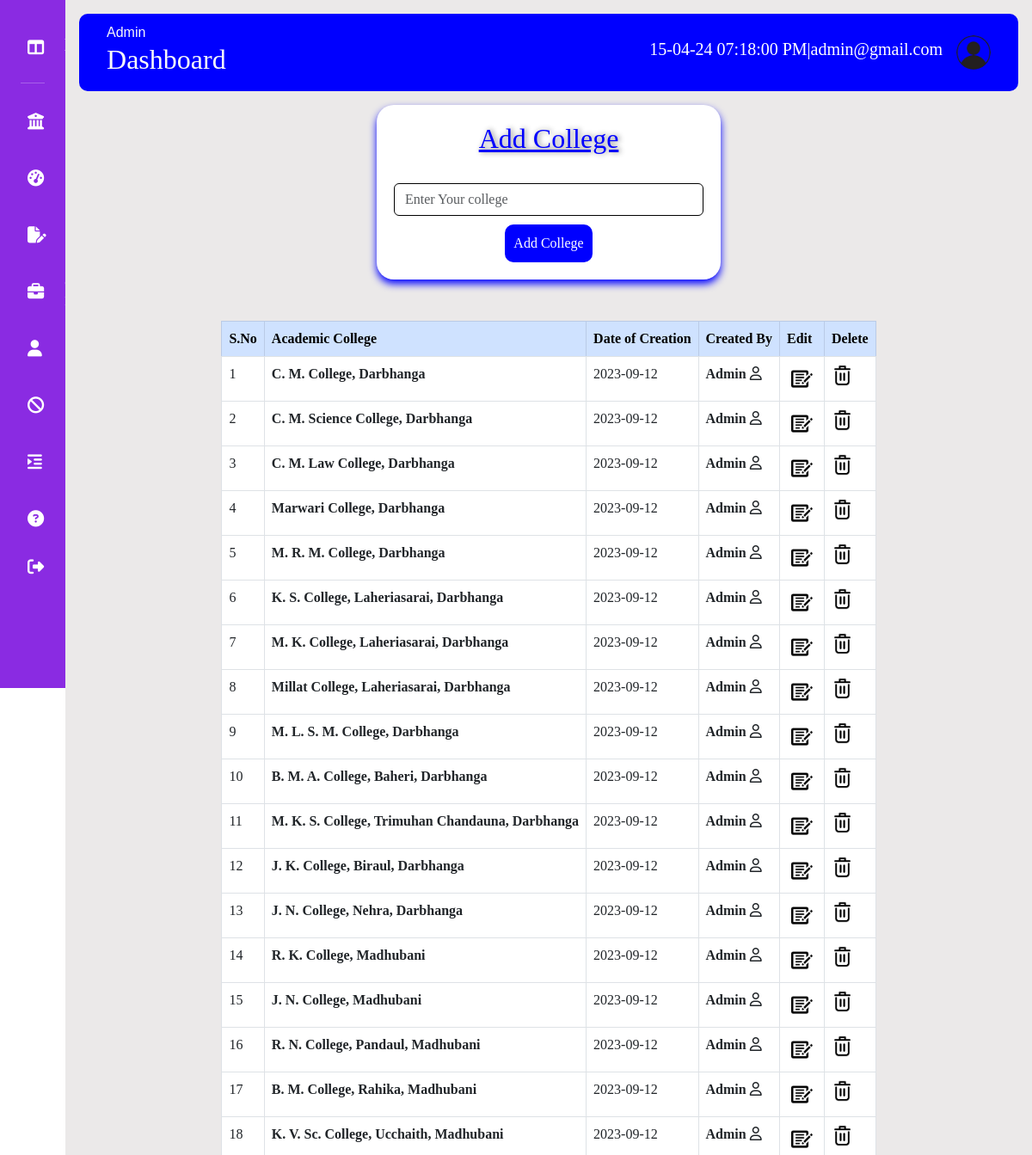
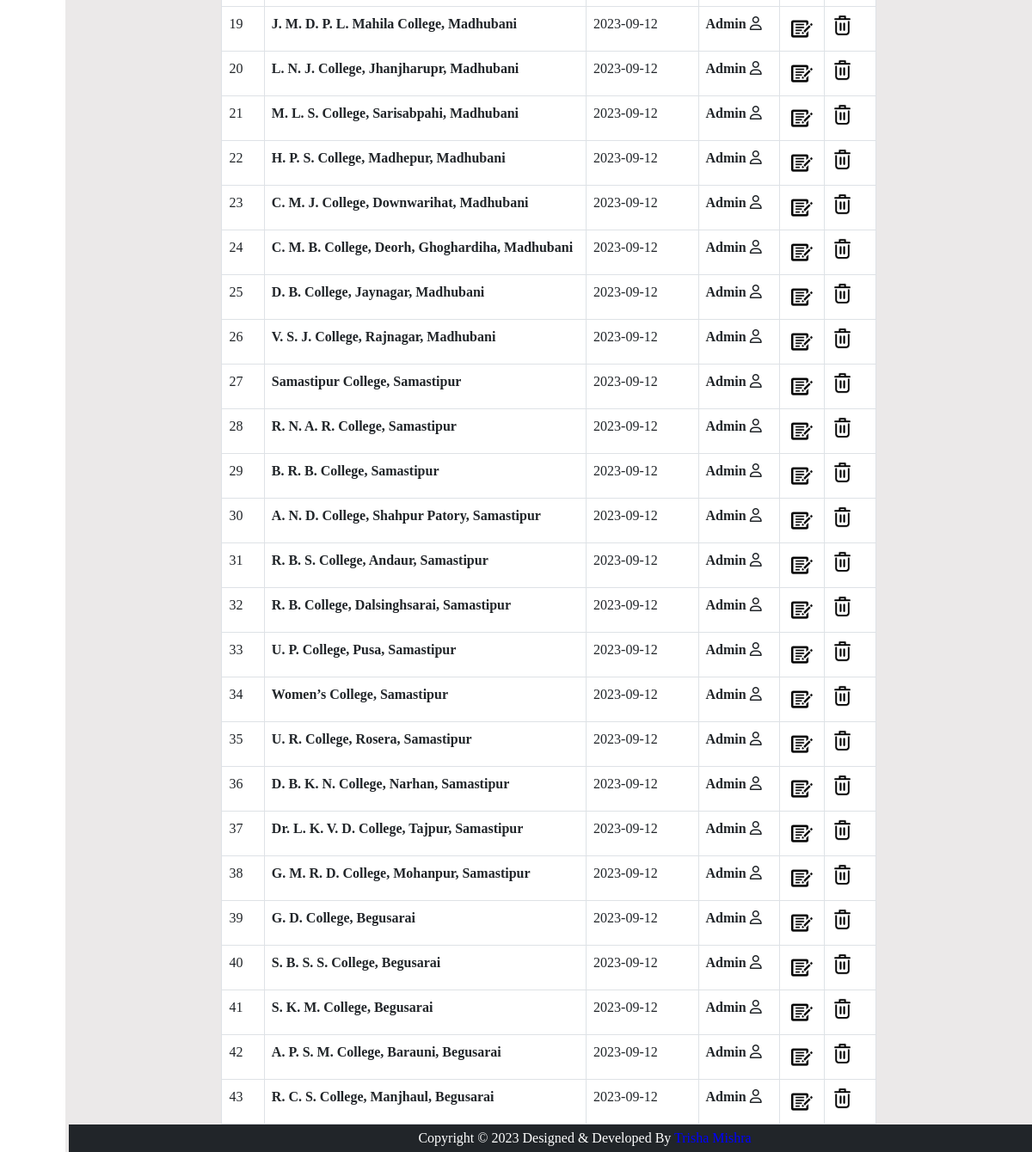
The page /admin/college.php (signed in) on the database its author committed (2 pictures, top to bottom).
### tables this page shows
CREATE TABLE IF NOT EXISTS `tbl_college` (
  `cid` int(11) NOT NULL AUTO_INCREMENT,
  `college` varchar(105) NOT NULL,
  `status` varchar(1) NOT NULL,
  `dor` varchar(10) NOT NULL,
  PRIMARY KEY (`cid`)
);

### admin/college.php (the view, shortened to what this page needs)
<?php
include("headeradmin.php");
include("connection.php");
$query="select * from tbl_college order by cid";
$res=mysqli_query($con,$query);
?>
<center>
<form style="box-shadow:0px 5px 10px blue; padding:20px; width: 400px; border-radius:20px; background-color:white;"    action="collegecode.php" method="post" >
<h2 style="color:blue; text-shadow:2px 0px 6px grey; text-decoration:underline;">Add College</h2>
<br/>
<input type="text" class="form-control" name="college" placeholder="Enter Your college" style="border:1px black solid;" >
<input type="submit" value="Add College" style="background-color:blue; padding:10px; margin-top:10px; color:white; border-radius: 10px;">
</form>
<br/><br/>
<table class="table table-bordered w-auto table-hover">
    <tr>
        <thead class="table-primary">
        <th>S.No</th>
        <th>Academic College</th>
  <th>Date of Creation</th>
  <th>Created By</th>
  <th>Edit</th>
  <th>Delete</th>
  </thead>
    </tr>
    <?php
    $id=1;
    while($row=mysqli_fetch_array($res))
{
    ?>
    <tr>
        <td><?php echo $id ?></td>
        <th><b><?php echo $row['college']; ?></b></td>
        <td><?php echo $row['dor']; ?></td>
        <th><?php echo "Admin" ?>  <i class="fa-regular fa-user"></i></th>
        <td><a href="collegeedit.php?cid=<?php echo $row['cid'];?>"><img src="../image/5506-200.png" style="width:35px;"/></a></td>
        <td><a href="collegedelete.php?cid=<?php echo $row['cid'];?>"><img src="../image/3405244.png" style="width:25px;"/></a></td>
    </tr>
    <?php
    $id++;
}
    ?>
</table>
<?php
include("mainadmin.php");
?>

### admin/headeradmin.php (style rules this page uses)
* { margin: 0%; padding: 0%; border: none; outline: none; box-sizing:border-box; }
body { display: flex; font-family:calibri; }

### rows shown on the page
tbl_college: college "C. M. College, Darbhanga", dor "2023-09-12"
tbl_college: college "C. M. Science College, Darbhanga", dor "2023-09-12"
tbl_college: college "C. M. Law College, Darbhanga", dor "2023-09-12"
tbl_college: college "Marwari College, Darbhanga", dor "2023-09-12"
tbl_college: college "M. R. M. College, Darbhanga", dor "2023-09-12"
tbl_college: college "K. S. College, Laheriasarai, Darbhanga", dor "2023-09-12"
tbl_college: college "M. K. College, Laheriasarai, Darbhanga", dor "2023-09-12"
tbl_college: college "Millat College, Laheriasarai, Darbhanga", dor "2023-09-12"
tbl_college: college "M. L. S. M. College, Darbhanga", dor "2023-09-12"
tbl_college: college "B. M. A. College, Baheri, Darbhanga", dor "2023-09-12"
tbl_college: college "M. K. S. College, Trimuhan Chandauna, Darbhanga", dor "2023-09-12"
tbl_college: college "J. K. College, Biraul, Darbhanga", dor "2023-09-12"
tbl_college: college "J. N. College, Nehra, Darbhanga", dor "2023-09-12"
tbl_college: college "R. K. College, Madhubani", dor "2023-09-12"
tbl_college: college "J. N. College, Madhubani", dor "2023-09-12"
tbl_college: college "R. N. College, Pandaul, Madhubani", dor "2023-09-12"
tbl_college: college "B. M. College, Rahika, Madhubani", dor "2023-09-12"
tbl_college: college "K. V. Sc. College, Ucchaith, Madhubani", dor "2023-09-12"
tbl_college: college "J. M. D. P. L. Mahila College, Madhubani", dor "2023-09-12"
tbl_college: college "L. N. J. College, Jhanjharupr, Madhubani", dor "2023-09-12"
tbl_college: college "M. L. S. College, Sarisabpahi, Madhubani", dor "2023-09-12"
tbl_college: college "H. P. S. College, Madhepur, Madhubani", dor "2023-09-12"
tbl_college: college "C. M. J. College, Downwarihat, Madhubani", dor "2023-09-12"
tbl_college: college "C. M. B. College, Deorh, Ghoghardiha, Madhubani", dor "2023-09-12"
tbl_college: college "D. B. College, Jaynagar, Madhubani", dor "2023-09-12"
tbl_college: college "V. S. J. College, Rajnagar, Madhubani", dor "2023-09-12"
tbl_college: college "Samastipur College, Samastipur", dor "2023-09-12"
tbl_college: college "R. N. A. R. College, Samastipur", dor "2023-09-12"
tbl_college: college "B. R. B. College, Samastipur", dor "2023-09-12"
tbl_college: college "A. N. D. College, Shahpur Patory, Samastipur", dor "2023-09-12"
tbl_college: college "R. B. S. College, Andaur, Samastipur", dor "2023-09-12"
tbl_college: college "R. B. College, Dalsinghsarai, Samastipur", dor "2023-09-12"
tbl_college: college "U. P. College, Pusa, Samastipur", dor "2023-09-12"
tbl_college: college "Women’s College, Samastipur", dor "2023-09-12"
tbl_college: college "U. R. College, Rosera, Samastipur", dor "2023-09-12"
tbl_college: college "D. B. K. N. College, Narhan, Samastipur", dor "2023-09-12"
tbl_college: college "Dr. L. K. V. D. College, Tajpur, Samastipur", dor "2023-09-12"
tbl_college: college "G. M. R. D. College, Mohanpur, Samastipur", dor "2023-09-12"
tbl_college: college "G. D. College, Begusarai", dor "2023-09-12"
tbl_college: college "S. B. S. S. College, Begusarai", dor "2023-09-12"
tbl_college: college "S. K. M. College, Begusarai", dor "2023-09-12"
tbl_college: college "A. P. S. M. College, Barauni, Begusarai", dor "2023-09-12"
tbl_college: college "R. C. S. College, Manjhaul, Begusarai", dor "2023-09-12"

### other values the page prints
$_SESSION['admin'] "admin@gmail.com"
